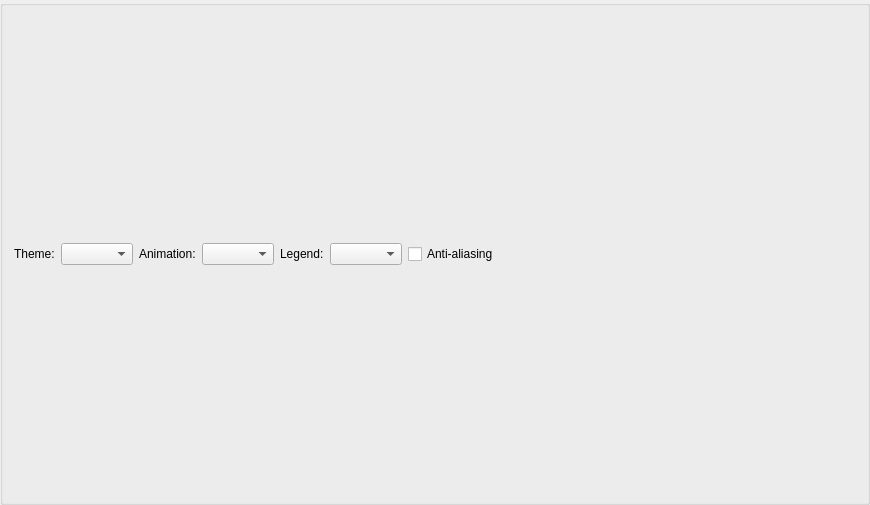
<?xml version="1.0" encoding="UTF-8"?>
<ui version="4.0">
 <class>ThemeWidget</class>
 <widget class="QGroupBox" name="ThemeWidget">
  <property name="geometry">
   <rect>
    <x>0</x>
    <y>0</y>
    <width>870</width>
    <height>505</height>
   </rect>
  </property>
  <property name="windowTitle">
   <string>GroupBox</string>
  </property>
  <layout class="QVBoxLayout" name="verticalLayout">
   <item>
    <layout class="QHBoxLayout" name="horizontalLayout">
     <item>
      <widget class="QLabel" name="themeLabel">
       <property name="text">
        <string>Theme:</string>
       </property>
      </widget>
     </item>
     <item>
      <widget class="QComboBox" name="themeComboBox"/>
     </item>
     <item>
      <widget class="QLabel" name="animatedLabel">
       <property name="text">
        <string>Animation:</string>
       </property>
      </widget>
     </item>
     <item>
      <widget class="QComboBox" name="animatedComboBox"/>
     </item>
     <item>
      <widget class="QLabel" name="legendLabel">
       <property name="text">
        <string>Legend:</string>
       </property>
      </widget>
     </item>
     <item>
      <widget class="QComboBox" name="legendComboBox"/>
     </item>
     <item>
      <widget class="QCheckBox" name="antialiasCheckBox">
       <property name="text">
        <string>Anti-aliasing</string>
       </property>
      </widget>
     </item>
     <item>
      <spacer name="horizontalSpacer">
       <property name="orientation">
        <enum>Qt::Horizontal</enum>
       </property>
       <property name="sizeHint" stdset="0">
        <size>
         <width>40</width>
         <height>20</height>
        </size>
       </property>
      </spacer>
     </item>
    </layout>
   </item>
   <item>
    <layout class="QGridLayout" name="chartsGridLayout"/>
   </item>
  </layout>
 </widget>
 <resources/>
 <connections/>
</ui>
